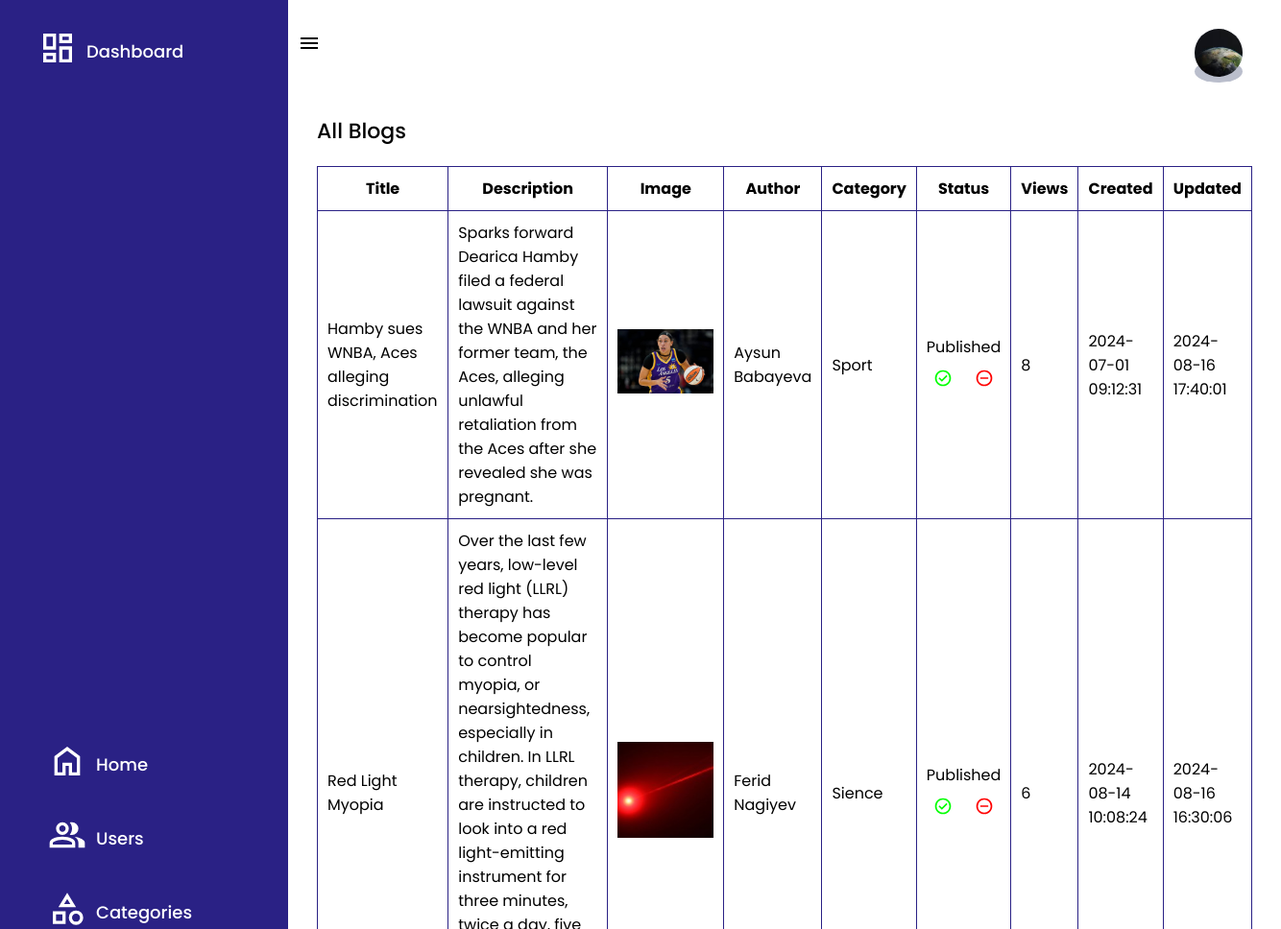
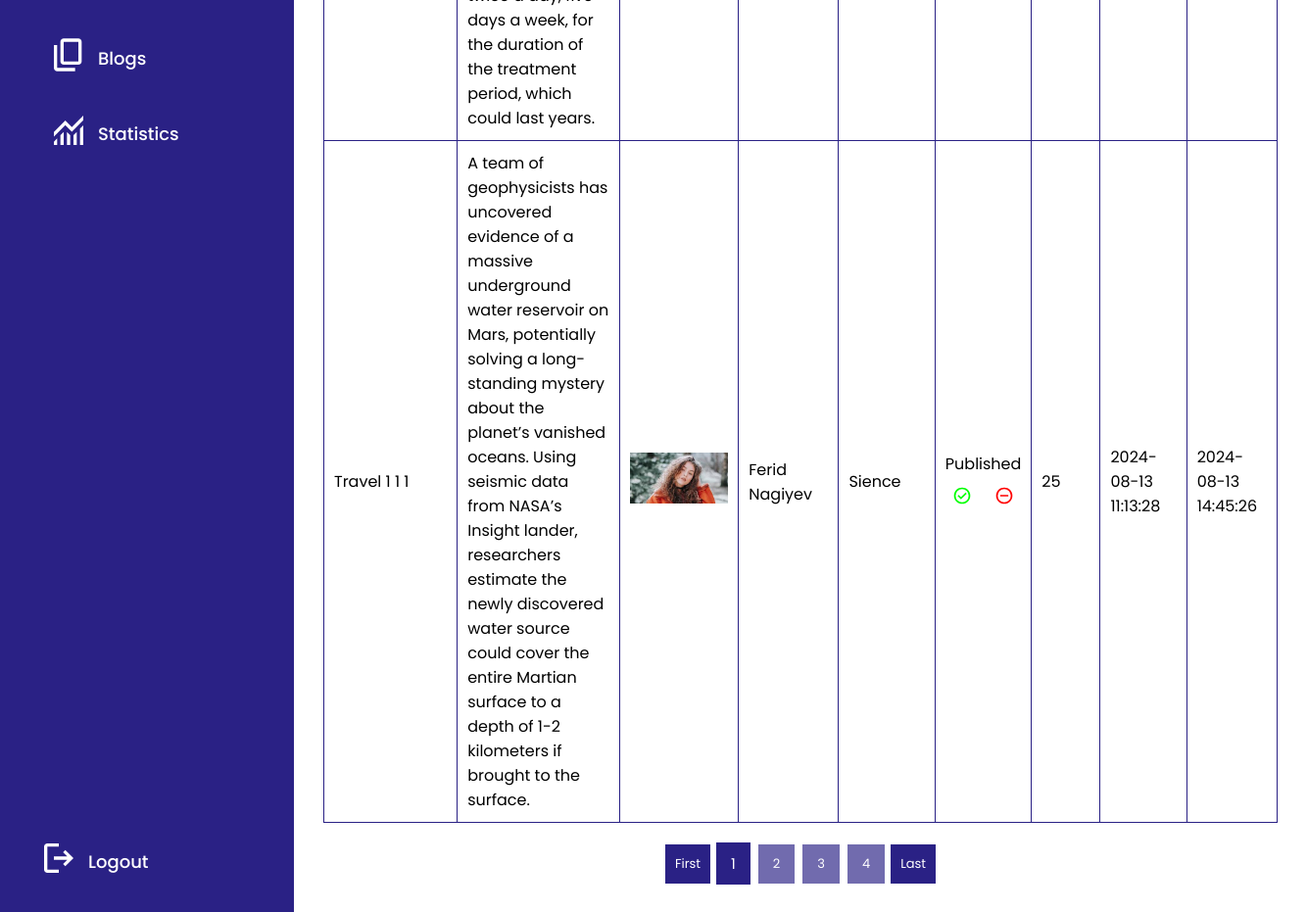
Page /admin/blogs/index.php (signed in) on the committed database (2 pictures, top to bottom).
### tables this page shows
CREATE TABLE `users` (
  `id` bigint(20) NOT NULL,
  `name` varchar(255) NOT NULL,
  `surname` varchar(255) NOT NULL,
  `gender` int(11) NOT NULL,
  `dob` date NOT NULL,
  `profile` varchar(255) DEFAULT NULL,
  `email` varchar(255) NOT NULL,
  `password` varchar(255) NOT NULL,
  `active` int(11) DEFAULT 1,
  `role` int(11) DEFAULT 0,
  `otp` int(11) DEFAULT NULL,
  `created_at` timestamp NOT NULL DEFAULT current_timestamp(),
  `updated_at` timestamp NOT NULL DEFAULT current_timestamp()
);

CREATE TABLE `blogs` (
  `id` bigint(20) NOT NULL,
  `user_id` bigint(20) DEFAULT NULL,
  `category_id` bigint(20) DEFAULT NULL,
  `title` varchar(1000) NOT NULL,
  `description` mediumtext NOT NULL,
  `profile` varchar(255) NOT NULL,
  `is_publish` tinyint(1) DEFAULT 0,
  `view_count` int(11) DEFAULT 0,
  `created_at` timestamp NOT NULL DEFAULT current_timestamp(),
  `updated_at` timestamp NOT NULL DEFAULT current_timestamp()
);

CREATE TABLE `catigories` (
  `id` bigint(20) NOT NULL,
  `name` varchar(255) NOT NULL,
  `created_at` timestamp NOT NULL DEFAULT current_timestamp(),
  `updated_at` timestamp NOT NULL DEFAULT current_timestamp()
);

### adminIndex.php (called while the page is built, shortened)
<?php
include_once "head.php";

### admin/blogs/index.php (the view, shortened to what this page needs)
<?php
include_once "../../adminIndex.php";
$start = 0;
$blogsPerPage = 3;
$currentPage = isset($_GET['page']) ? $_GET['page'] : 1;
$sql = "SELECT id FROM blogs";
$blogsQuery = $connection->prepare($sql);
$blogsQuery->execute([]);
$totalBlogs = $blogsQuery->fetchAll(PDO::FETCH_ASSOC);
$totalPages = ceil(count($totalBlogs) / $blogsPerPage);
$sql = "SELECT blogs.*, users.name AS author_name, users.surname AS author_surname, catigories.name AS category_name FROM blogs
        LEFT JOIN users ON users.id = blogs.user_id
        LEFT JOIN catigories ON catigories.id = blogs.category_id
        LIMIT $start, $blogsPerPage";
$blogs = $connection->prepare($sql);
$blogs->execute([]);
$blogs = $blogs->fetchAll(PDO::FETCH_ASSOC);
?>
<section class="adminPanel">
    <?php include_once "../dashboard.php" ?>
    <div class="content">
        <?php include_once "../topBar.php" ?>
        <div class="main">
            <div class="allBlogs">
                <span class="title">All Blogs</span>
                <?php if (empty($blogs)) {
                    echo "<span class='empty'>There is no blogs</span>";
                } else {
                ?>
                    <table>
                        <thead>
                            <tr>
                                <th>Title</th>
                                <th>Description</th>
                                <th>Image</th>
                                <th>Author</th>
                                <th>Category</th>
                                <th>Status</th>
                                <th>Views</th>
                                <th>Created</th>
                                <th>Updated</th>
                            </tr>
                        </thead>
                        <tbody>
                            <?php foreach ($blogs as $blog) : ?>
                                <tr>
                                    <td><?= $blog['title'] ?></td>
                                    <td><?= $blog['description'] ?></td>
                                    <td><img src="/backend_project1/public/<?= $blog['profile'] ?>" alt="Blog Image"></td>
                                    <td><?= $blog['author_name'] . " " . $blog['author_surname'] ?></td>
                                    <td><?= $blog['category_name'] ?></td>
                                    <td>
                                        <?= $blog['is_publish'] ?
                                            "Published" :
                                            "Waiting" ?>
                                        <div class="acceptBtns">
                                            <a href="accept.php?id=<?= $blog['id'] ?>" class="acceptBtn">
                                                <img src="../../public/accept.svg" alt="Accept">
                                            </a>
                                            <a href="cancel.php?id=<?= $blog['id'] ?>" class="acceptBtn">
                                                <img src="../../public/cancel.svg" alt="Cancel">
                                            </a>
                                        </div>
                                    </td>
                                    <td><?= $blog['view_count'] ?></td>
                                    <td><?= $blog['created_at'] ?></td>
                                    <td><?= $blog['updated_at'] ?></td>
                                </tr>
                            <?php endforeach ?>
                        </tbody>
                    </table>
                <?php } ?>
                <div class="pagination">
                    <div class="paginationBtns">
                        <div class="mainBtns">
                            <a href="?page=1" class="first">First</a>
                        </div>
                        <div class="smallBtns">
                            <?php
                            for ($i = 1; $i <= $totalPages; $i++) {
                            ?>
                                <a href="?page=<?= $i ?>" class="page <?= $i==$currentPage? 'active': "" ?>"><?= $i ?></a>
                            <?php
                            }
                            ?>
                        </div>
                        <div class="mainBtns">
                            <a href="?page=<?= $totalPages ?>" class="last">Last</a>
                        </div>
                    </div>
                </div>
            </div>
        </div>
    </div>
</section>

### head.php (shortened to what this page needs)
<!DOCTYPE html>
<html lang="en">
<head>
    <link rel="stylesheet" href="/backend_project1/style.css">
</head>
<body>

### admin/dashboard.php
<div class="dashboard">
        <div class="title">
            <span class="icon">
                <img src="/backend_project1/public/dashboard.svg" alt="Dashboard">
            </span>
            <span class="txt">Dashboard</span>
        </div>
        <ul>
            <li>
                <a href="/backend_project1/admin/index.php">
                    <span class="icon">
                        <img src="/backend_project1/public/home.svg" alt="Home">
                    </span>
                    <span class="txt">Home</span>
                </a>
            </li>
            <li>
                <a href="/backend_project1/admin/users/index.php">
                    <span class="icon">
                        <img src="/backend_project1/public/users.svg" alt="Users">
                    </span>
                    <span class="txt">Users</span>
                </a>
            </li>
            <li>
                <a href="/backend_project1/admin/categories/select.php">
                    <span class="icon">
                        <img src="/backend_project1/public/categories.svg" alt="Categories">
                    </span>
                    <span class="txt">Categories</span>
                </a>
            </li>
            <li>
                <a href="/backend_project1/admin/blogs/index.php">
                    <span class="icon">
                        <img src="/backend_project1/public/blogs.svg" alt="Blogs">
                    </span>
                    <span class="txt">Blogs</span>
                </a>
            </li>
            <li>
                <a href="/backend_project1/admin/statistics/index.php">
                    <span class="icon">
                        <img src="/backend_project1/public/statistics.svg" alt="tatistics">
                    </span>
                    <span class="txt">Statistics</span>
                </a>
            </li>
        </ul>
        <div class="logout">
            <a href="/backend_project1/auth/logout.php">
                <span class="icon">
                    <img src="/backend_project1/public/logout.svg" alt="Logout">
                </span>
                <span class="txt">Logout</span>
            </a>
        </div>
    </div>

### admin/topBar.php
<?php
$sql="SELECT profile FROM users WHERE id=?";
$userQuery=$connection->prepare($sql);
$userQuery->execute([$_SESSION['user_id']]);
$user = $userQuery->fetch(PDO::FETCH_ASSOC);
?>
<div class="topBar">
    <div class="toggle">
        <img src="/backend_project1/public/menu.svg" alt="Toggle Btn">
    </div>
    <div class="profile">
        <a href="#">
            <img src="/backend_project1/<?= $user['profile'] ?>" alt="Profile">
        </a>
    </div>
</div>

### style.css (style rules this page uses)
* { box-sizing: border-box; padding: 0; margin: 0; list-style: none; text-decoration: none; font-family: "Poppins"; }
.profile { width: 100%; margin-top: 20px; }
.adminPanel { width: 100%; min-height: 100vh; display: flex; justify-content: flex-start; position: relative; }
.adminPanel .dashboard { position: fixed; top: 0; left: 0; width: 300px; background-color: #2a2185; height: 100%; border-left: 10px solid #2a2185; transition: .3s all ease-in-out; overflow: hidden; padding: 30px 0 30px 30px; display: flex; flex-direction: column; justify-content: space-between; align-items: flex-start; }
.adminPanel .dashboard .icon img { width: 40px; height: 40px; }
.adminPanel .dashboard .txt { font-size: 18px; font-weight: 500; color: #fff; }
.adminPanel .dashboard .title, .adminPanel .dashboard .logout a { width: 100%; display: flex; align-items: center; gap: 10px; }
.adminPanel .dashboard ul { width: 100%; display: flex; flex-direction: column; gap: 10px; align-items: flex-start; }
.adminPanel .dashboard ul li { padding: 10px 0 10px 10px; width: 100%; border-radius: 70px 0 0 70px; position: relative; }
.adminPanel .dashboard ul li a { width: 100%; display: flex; align-items: center; gap: 10px; }
.adminPanel .content { margin-left: 300px; width: 100%; display: flex; flex-direction: column; }
.adminPanel .content .topBar { padding: 10px 40px 10px 10px; display: flex; justify-content: space-between; align-items: center; width: 100%; }
.adminPanel .content .topBar .toggle { display: flex; justify-content: center; align-items: center; }
.adminPanel .content .topBar .profile, .adminPanel .content .topBar .profile a { width: 50px; height: 50px; border-radius: 50%; color: #000; background-color: #BABECC; }
.adminPanel .content .topBar .profile img { width: 100%; height: 100%; object-fit: cover; border-radius: 50%; }
.adminPanel .content .topBar>div { width: max-content; }
.adminPanel .content .main { width: 100%; height: 100%; padding: 30px; }
.adminPanel .main .allUsers, .adminPanel .main .activeUsers, .adminPanel .main .deactiveUsers, .adminPanel .main .allBlogs { width: 100%; display: flex; flex-direction: column; gap: 20px; overflow-x: auto; }
.adminPanel .main .allUsers>span, .adminPanel .main .activeUsers>span, .adminPanel .main .deactiveUsers>span, .adminPanel .main .allBlogs .title { font-weight: 500; font-size: 22px; }
.adminPanel .main table, .adminPanel .main table tr, .adminPanel .main table td, .adminPanel .main table th { border: 1px solid #2a2185; border-collapse: collapse; padding: 10px; }
.adminPanel .main table td>div { display: flex; align-items: center; gap: 10px; }
.adminPanel .main .allBlogs { overflow-x: auto; }
.adminPanel .main .allBlogs img { width: 100px; }
.adminPanel .main .allBlogs .acceptBtns { width: 100%; display: flex; justify-content: space-around; align-items: center; margin-top: 10px; }
.adminPanel .main .allBlogs .acceptBtns img { width: 20px; height: 20px; }
.pagination { width: 100%; justify-content: center; display: flex; align-items: center; }
.pagination .paginationBtns { width: max-content; justify-content: center; display: flex; align-items: center; gap: 6px; }
.pagination .mainBtns { display: flex; align-items: center; gap: 6px; }
.pagination .mainBtns>a { width: max-content; padding: 10px; background-color: #2a2185; color: #FFF; font-size: 13px; cursor: pointer; }
.pagination .smallBtns { display: flex; align-items: center; gap: 8px; }
.pagination .smallBtns>a { padding: 10px 15px; background-color: #292185a9; color: #FFF; font-size: 13px; }
.pagination .smallBtns>a.active { background-color: #2a2185; font-size: 15px; }

### rows in the picture
users: profile (picture)
blogs: title "Hamby sues WNBA, Aces alleging discrimination", description "Sparks forward Dearica Hamby filed a federal lawsuit against the WNBA and her former team, the Aces, alleging unlawful retaliation from the Aces after she revealed she was pregnant.", profile (picture), user.name "Aysun", user.surname "Babayeva", category.name "Sport", is_publish "Published", view_count "8", created_at "2024-07-01 09:12:31", updated_at "2024-08-16 17:40:01"
blogs: title "Red Light Myopia", description "Over the last few years, low-level red light (LLRL) therapy has become popular to control myopia, or nearsightedness, especially in children. In LLRL therapy, children are instructed to look into a red light-emitting instrument for three minutes, twice a day, five days a week, for the duration of the treatment period, which could last years.", profile (picture), user.name "Ferid", user.surname "Nagiyev", category.name "Sience", is_publish "Published", view_count "6", created_at "2024-08-14 10:08:24", updated_at "2024-08-16 16:30:06"
blogs: title "Travel 1 1 1", description "A team of geophysicists has uncovered evidence of a massive underground water reservoir on Mars, potentially solving a long-standing mystery about the planet’s vanished oceans. Using seismic data from NASA’s Insight lander, researchers estimate the newly discovered water source could cover the entire Martian surface to a depth of 1-2 kilometers if brought to the surface.", profile (picture), user.name "Ferid", user.surname "Nagiyev", category.name "Sience", is_publish "Published", view_count "25", created_at "2024-08-13 11:13:28", updated_at "2024-08-13 14:45:26"
